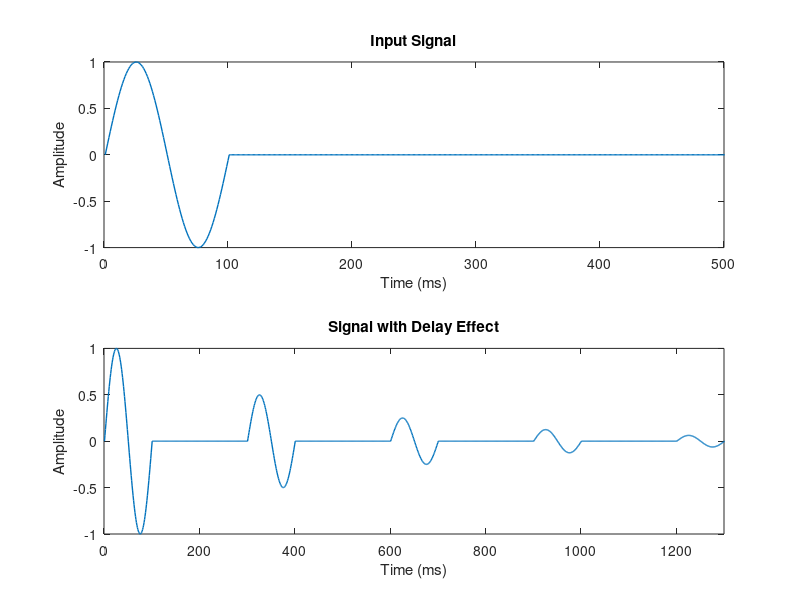

This chart was generated by the following MATLAB code:
% Parameters
Fs = 1000;          % Sampling frequency (Hz)
duration = 1;       % Duration of the signal (seconds)
f = 10;             % Frequency of the sine wave (Hz)

% Create time vector
t = 0:1/Fs:duration;

% Generate sine wave for the first 100 values
sine_wave = sin(2*pi*f*t(1:100));

% Concatenate with zeros for the remaining 900 values
signal = [sine_wave, zeros(1, 1900)];

% Plot the signal with limited x-axis
subplot(2, 1, 1);
plot(signal, 'LineWidth', 1); % Limit x-axis to show from 0 to 500
title('Input Signal');
xlim([0, 500])
xlabel('Time (ms)');
ylabel('Amplitude');

% Plot signal with delay effect
delayDepth = 300;
gain = 1/2;

y_delay = zeros(1, length(signal));

for i = 1:length(y_delay)
    if(i <= delayDepth)
        y_delay(i) = signal(i);
    else
        y_delay(i) = signal(i) + y_delay(i - delayDepth)*gain;
    end
end

% Plot delayed signal
subplot(2, 1, 2);
plot(y_delay, 'LineWidth', 1);
xlim([0, 1300])
title('Signal with Delay Effect');
xlabel('Time (ms)');
ylabel('Amplitude');

% % Adjust subplot layout
% sgtitle('Combined Plots'); % Overall title for the figure
